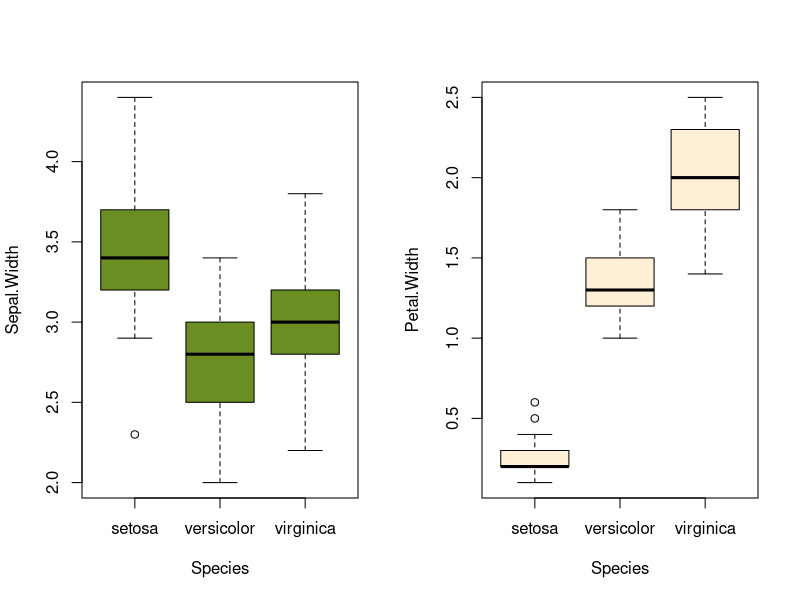
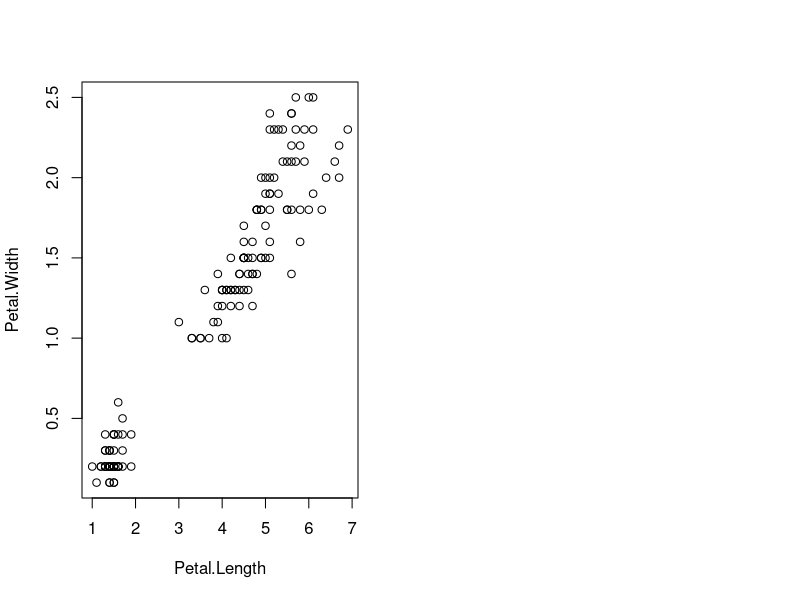
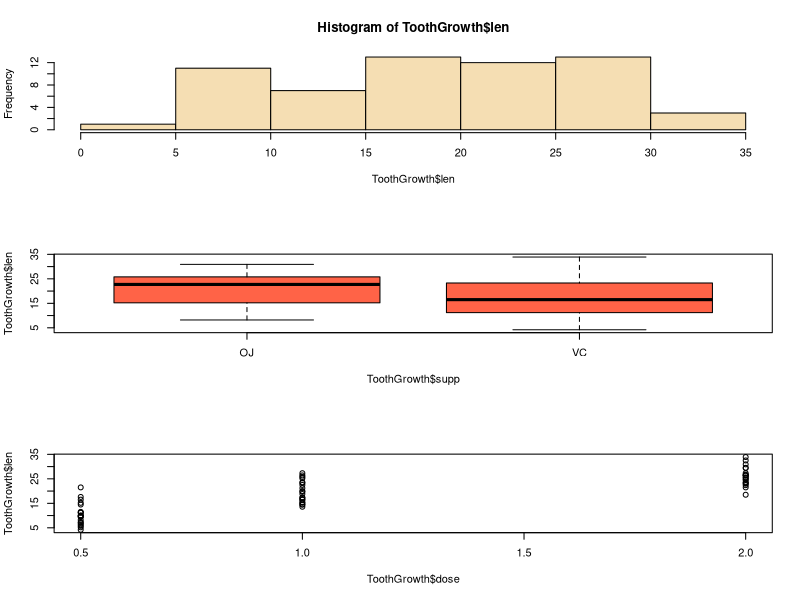
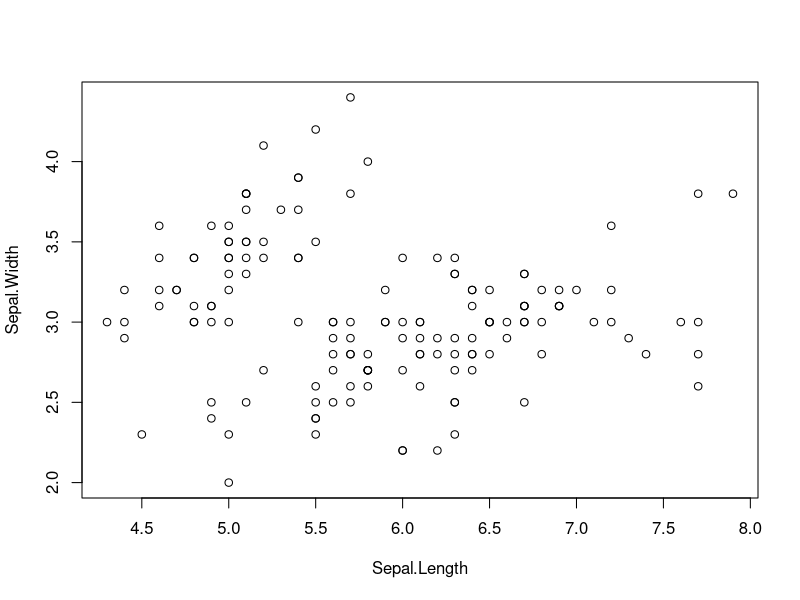
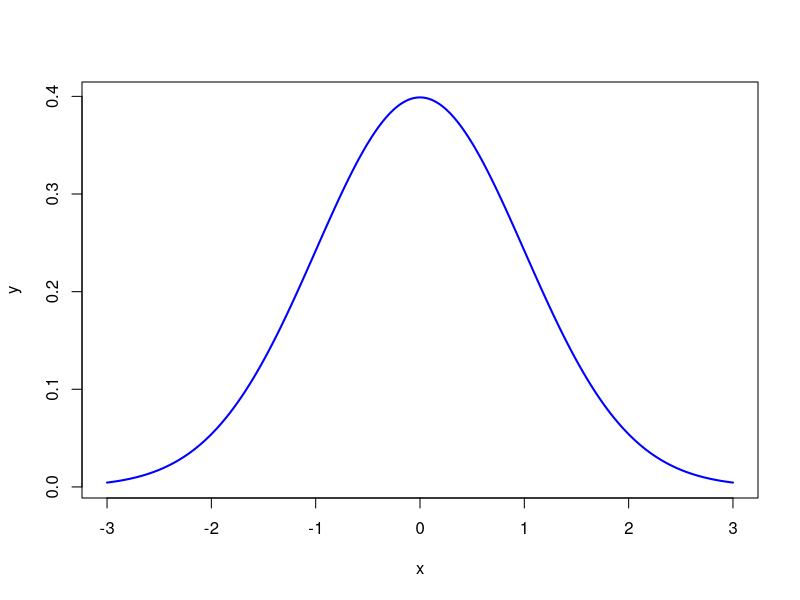
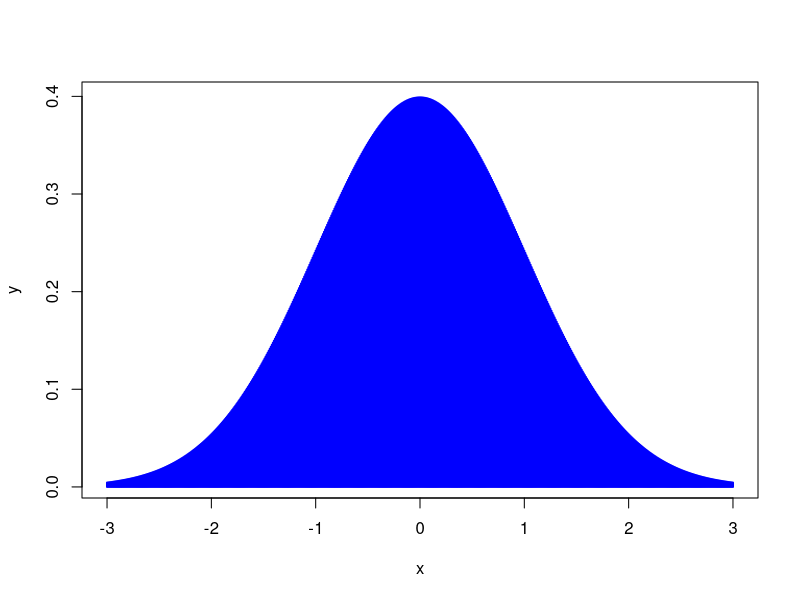
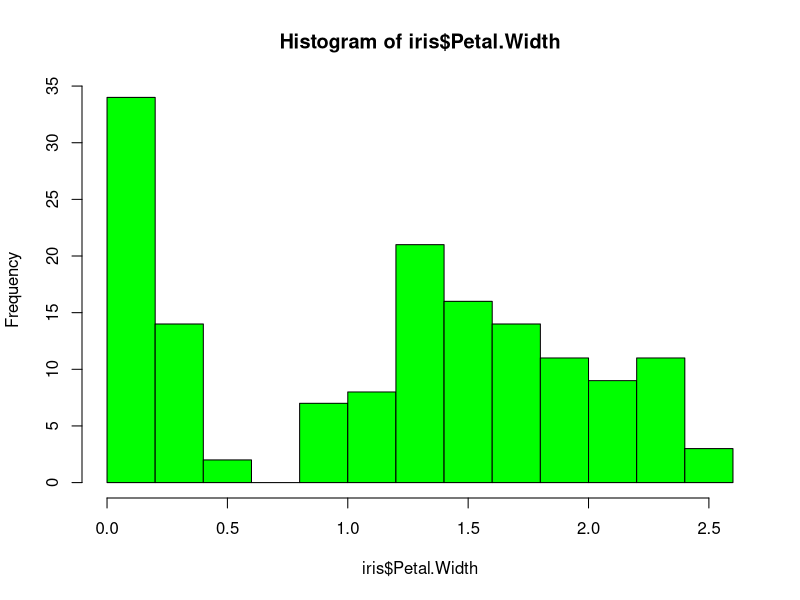

The R source for these figures, in order: (Note: this script raises an error after producing the figures.)
#Curso Visualizacion de datos con R - COMPASS and UIS
#2.Graficos con ggplot
#Instructores: Viviana Ortiz and Paulo Izquierdo
#Febrero 13, 2021


#Saving plots
pdf(file = "myplot.pdf")
plot(Sepal.Width~Sepal.Length, data = iris)
dev.off()

x <- seq(-3,3,0.01)
y <- dnorm(x=x, mean = 0, sd = 1)

pdf("fakeplot.pdf", width = 8, height = 8)
plot(x=x, y=y, type="l", lwd=2, col="blue")
plot(x=x, y=y, type="h", lwd=2, col="blue")
dev.off()


pdf(file = "hist_petalwidth.pdf")
hist(iris$Petal.Width, col= "green")
dev.off()

###Multiple panels

par(mfrow=c(1,2))
boxplot(Sepal.Width~Species, data = iris,
        col = "olivedrab")
boxplot(Petal.Width~Species, data = iris,
        col = "papayawhip")
plot(Petal.Width~Petal.Length, data = iris)

par(mfrow=c(1,1))

##
?ToothGrowth
head(ToothGrowth)
par(mfrow=c(3,1))
hist(ToothGrowth$len, col = "wheat")
boxplot(ToothGrowth$len~ToothGrowth$supp, col = "tomato")
plot(ToothGrowth$len~ToothGrowth$dose)

#To modify margins areound EACH plot
par(mar = c(bottom, left, top, right))

#To modify margins around whole figure
par(oma = c(bottom, left, top, right))


par(mfrow=c(3,1))
par(mar=c(4,4,2,2))

hist(ToothGrowth$len,
     col="wheat")

boxplot(ToothGrowth$len~
	ToothGrowth$supp, 	col="tomato")

plot(ToothGrowth$len~
	ToothGrowth$dose,
	col="forestgreen")


#To eliminate x and/or y axes, add to each plot :
  plot(..., xaxt="n", yaxt="n")
  
#To add text to the outside of an individual plot, use
#standalone funct mtext after a single plot 
  mtext(text="Foot length (cm)", side=2, line=3)
#To add text to the outside of multiple figures, use mtext with the outer=T option
  mtext(text="Year", side=1, line=3, outer=T)

#Values for side of the plot refer to 1=bottom, 2=left, 3=top, 4=right
  
###Customized layouts
  mat <- matrix(1:15, nrow = 3, ncol = 5, byrow = T)
  layout(mat = mat, widths = c(1,3,5,1,3),
         heights = c(2,2,1))
  layout.show(n=15)  

#Complex arrangement  
  mat <- matrix(c( 1, 1, 3, 4, 5,
                   1, 1, 3, 6, 7,
                   2, 2, 2, 2, 7), 
                nrow=3, ncol=5, byrow=T)
  
  
  layout(mat=mat, widths = c(1,3,5,1,3),
         heights = c(2,2,1) )
  
  
  layout.show(n=7)
  
#Zeros for empty plots
  mat <- matrix(c( 2, 0, 
                   1, 3), 
                nrow=2, ncol=2, byrow=T)
  
  
  layout(mat=mat, widths = c(2,1),
         heights = c(1,2) )
  
  
  layout.show(n=3)
  
  
library(ggplot2)

x <- ggplot(data = iris, aes(x=Sepal.Length, y=Sepal.Width,
                             color=Species, shape= Species))
x
x + geom_point() +  stat_smooth(method="lm")


head(midwest)
g <- ggplot(data = midwest, aes(x=area, y=poptotal))
g <- g + geom_point() + 
  geom_smooth(method = "lm") 

g+
  xlim(c(0, 0.1)) + #delete outside points
  ylim(c(0, 1000000))
g
#or just zoom in keeping the points
g + coord_cartesian(xlim=c(0,0.1), ylim=c(0, 1000000))
ggsave("plot.png", width = 5, height = 5)

g + ggtitle("Area Vs Population", subtitle="From midwest dataset") + 
  xlab("Area") + ylab("Population")


